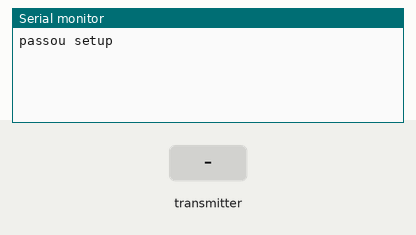
This sketch was run on a simulated ESP32. On the bench: the last lines printed to the serial monitor. Inputs (shaded band) come from the test bench.

Above: at 1.2 s.
1.3 s: the transmitter starts sending temp_obj = 0
At 1.66 s:
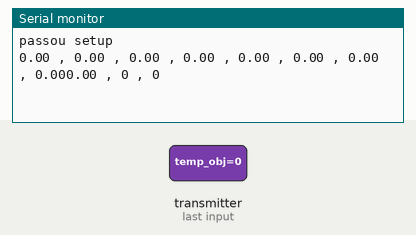
3.3 s: the transmitter starts sending temp_amb = 25
At 3.66 s:
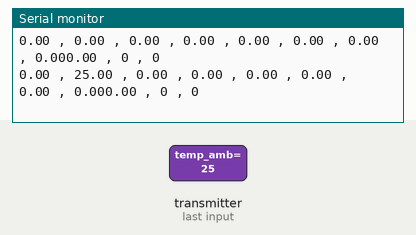
4.8 s: the transmitter starts sending RPM = 25
At 5.16 s:
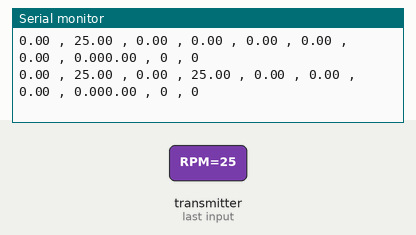
6.3 s: the transmitter starts sending VEL = 25
At 6.66 s:
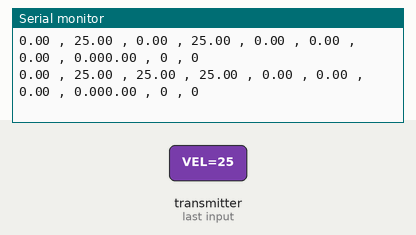
7.8 s: the transmitter starts sending DISTANCIA = 25
At 8.16 s:
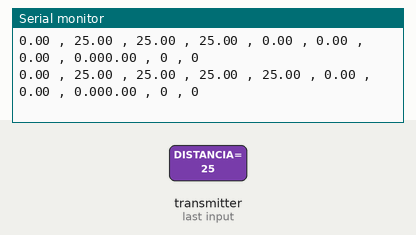
9.3 s: the transmitter starts sending Gyro_X = 25
At 9.66 s:
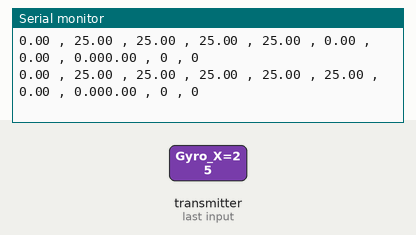

Measured:
- after the input at 1.3 s, the serial monitor: prints a new line after 0.05 s (image 1)
- after the input at 3.3 s, the serial monitor: prints a new line after 0.05 s (image 2)
- after the input at 4.8 s, the serial monitor: prints a new line after 0.05 s (image 3)
- after the input at 6.3 s, the serial monitor: prints a new line after 0.05 s (image 4)
- after the input at 7.8 s, the serial monitor: prints a new line after 0.05 s (image 5)
- after the input at 9.3 s, the serial monitor: prints a new line after 0.05 s (image 6)

The sketch:

Teste_Recepcao.ino
```cpp
#include <esp_now.h>
#include <WiFi.h>

// Structure example to receive data
// Must match the sender structure
typedef struct struct_message {
  double temp_obj;
  double temp_amb;
  float RPM;
  float VEL;
  float DISTANCIA;
  float Gyro_X;
  float Gyro_Y;
  float Gyro_Z;
  float ACC;
  int capacitivo;
  int tempo;
} struct_message;

// Create a struct_message called myData
struct_message myData;

// callback function that will be executed when data is received
void OnDataRecv(const uint8_t * mac, const uint8_t *incomingData, int len) {
  memcpy(&myData, incomingData, sizeof(myData));

  Serial.print(myData.temp_obj);
  Serial.print(" , ");
  Serial.print(myData.temp_amb );
  Serial.print(" , ");
  Serial.print(myData.VEL);
  Serial.print(" , ");
  Serial.print(myData.RPM);
  Serial.print(" , ");
  Serial.print(myData.DISTANCIA);
  Serial.print(" , ");

  Serial.print(myData.Gyro_X);
  Serial.print(" , ");
  Serial.print(myData.Gyro_Y);
  Serial.print(" , ");
  Serial.print(myData.Gyro_Z);

  Serial.print(myData.ACC);
  Serial.print(" , ");
  Serial.print(myData.capacitivo);
  Serial.print(" , ");
  Serial.print(myData.tempo);

  Serial.println();
}

void setup() {
  // Initialize Serial Monitor
  Serial.begin(115200);

  // Set device as a Wi-Fi Station
  WiFi.mode(WIFI_STA);

  // Init ESP-NOW
  if (esp_now_init() != ESP_OK) {
    Serial.println("Error initializing ESP-NOW");
    return;
  }

  // Once ESPNow is successfully Init, we will register for recv CB to
  // get recv packer info
  esp_now_register_recv_cb(OnDataRecv);
  Serial.println("passou setup");
}

void loop() {

}
```
